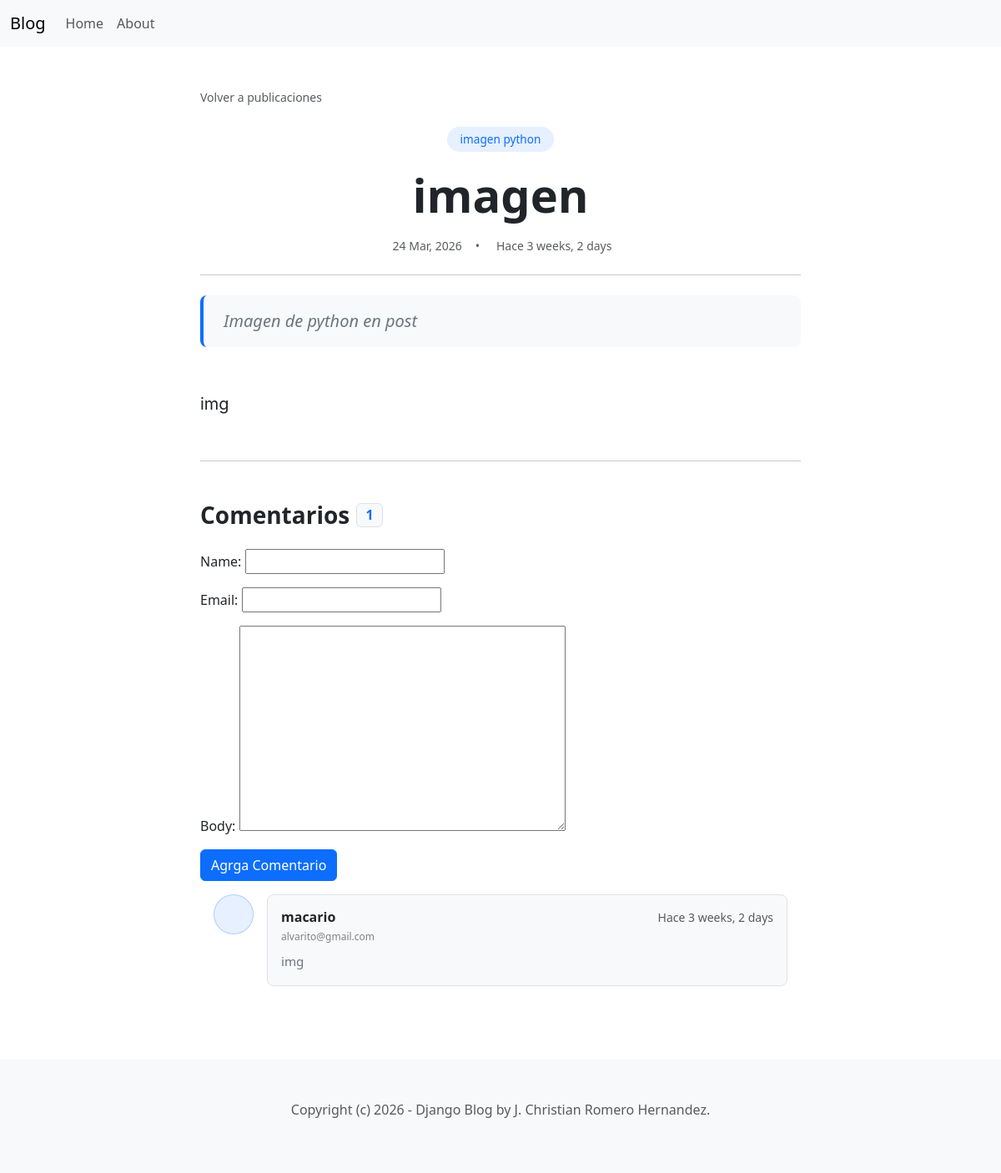
/blog/2/, run on an earlier commit of the app's database.
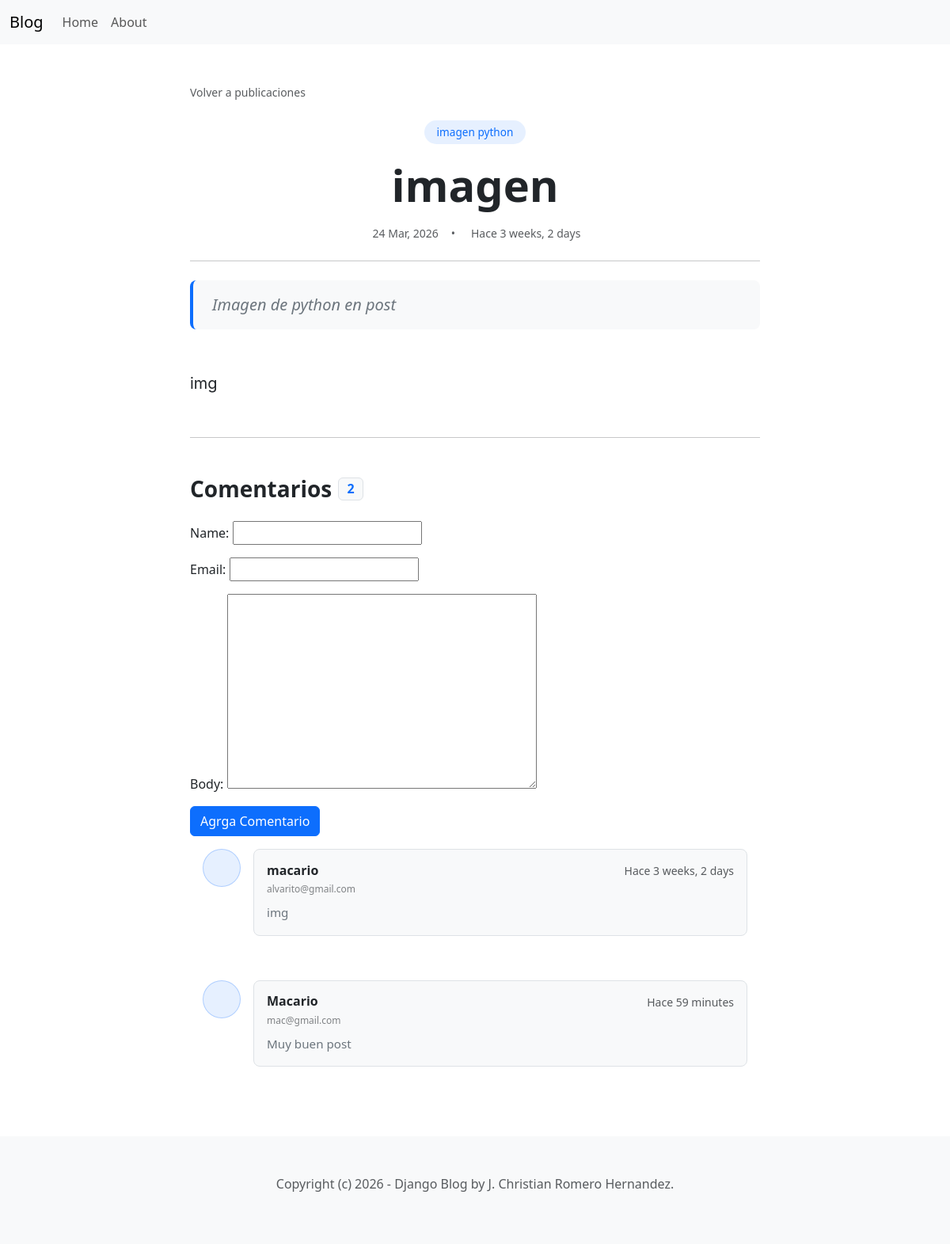
And on a later commit of the database.
### blog/models.py (models this page shows, shortened)
class Post(models.Model):
    ACTIVE = 'active'
    DRAFT = 'draft'
    CHOICES_STATUS = (
        (ACTIVE, 'Active'),
        (DRAFT, 'Draft'),
    )
    category = models.ForeignKey(Category, related_name='post', on_delete=models.CASCADE)
    title = models.CharField(max_length=225)
    intro = models.TextField()
    body = models.TextField()
    created_at = models.DateTimeField(auto_now_add=True)
    status = models.CharField(max_length=10, choices=CHOICES_STATUS, default=ACTIVE)
    image = models.ImageField(upload_to='upload/', blank=True, null=True)

class Comment(models.Model):
    post = models.ForeignKey(Post, related_name='comments', on_delete=models.CASCADE)
    name = models.CharField(max_length=225)
    email = models.EmailField()
    body = models.TextField()
    created_at = models.DateTimeField(auto_now_add=True)

class Category(models.Model):
    title = models.CharField(max_length=225)
    class Meta:
        ordering = ('title',)
        verbose_name_plural = 'Categories'
    def __str__(self):
        return self.title

### blog/views.py (the view)
# urls.py: path('blog/<int:id>/', detail, name='post_detail'),
def detail(request, id):
    post = get_object_or_404(Post, id = id, status=Post.ACTIVE)
    if request.method =='POST':
        form = CommentForm (request.POST)
        if form.is_valid():
            comment = form.save(commit=False)
            comment.post = post
            comment.save()
            return redirect('post_detail', id=id)
    else:
            form = CommentForm()
    context = {
        'post': post,
        'form': form
    }
    return render(request, 'blog/detail.html', context)

### blog/forms.py
class CommentForm(forms.ModelForm):
    class Meta:
        model = Comment
        fields = ['name', 'email', 'body']

### blog/templates/blog/detail.html (shortened to what this page needs)
{% extends 'blog/base.html' %}
{% block content %}
<div class="container py-5">
    <div class="row justify-content-center">
        <div class="col-lg-8">
            <nav aria-label="breadcrumb" class="mb-4">
                <a href="{% url 'home' %}" class="text-decoration-none text-muted small transition-all hover-link">
                     Volver a publicaciones
                </a>
            </nav>
            <article class="blog-post">
                <header class="mb-4 text-center"> <div class="mb-3">
                        <span class="badge rounded-pill bg-primary bg-opacity-10 text-primary px-3 py-2 fs-7 fw-medium">
                            {{ post.category }}
                        </span>
                    </div>
                    <h1 class="display-4 fw-extrabold mb-3 lh-sm text-dark">{{ post.title }}</h1>
                    <div class="text-muted d-flex align-items-center gap-3 justify-content-center small">
                        <span> {{ post.created_at|date:"d M, Y" }}</span>
                        <span>•</span>
                        <span> Hace {{ post.created_at|timesince }}</span>
                    </div>
                </header>
                <hr class="my-4 opacity-25">
                <div class="lead fw-normal text-secondary mb-5 px-4 py-3 bg-light rounded-3 border-start border-4 border-primary quote-container">
                    {{ post.intro }}
                </div>
                <div class="post-body lh-lg fs-5 mb-5 text-dark">
                    {{ post.body|linebreaks }}
                </div>
            </article>
            <hr class="my-5 opacity-25">
            <section id="comments">
                <h3 class="mb-4 d-flex align-items-center fw-bold">
                    Comentarios
                    <span class="badge bg-light text-primary ms-2 fs-6 border">{{ post.comments.count }}</span>
                </h3>
                <form action="" method="post">
                    {{ form.as_p}}
                    <button type="submit" class="btn btn-primary mb3">
                        Agrga Comentario
                    </button>
                </form>
                {% for comment in post.comments.all %}
                <div class="d-flex mb-4 p-3 rounded-3 hover-bg-light transition-all">
                    <div class="flex-shrink-0">
                        <div class="bg-primary bg-opacity-10 rounded-circle d-flex align-items-center justify-content-center border border-primary border-opacity-25"
                             style="width: 48px; height: 48px;">
                        </div>
                    </div>
                    <div class="flex-grow-1 ms-3">
                        <div class="p-3 bg-light rounded-3 border">
                            <div class="d-flex justify-content-between align-items-center mb-1">
                                <h6 class="mb-0 fw-bold text-dark">{{ comment.name }}</h6>
                                <small class="text-muted small">Hace {{ comment.created_at|timesince }}</small>
                            </div>
                            <div class="text-muted small mb-2 opacity-75" style="font-size: 0.75rem;">{{ comment.email }}</div>
                            <p class="mb-0 text-secondary" style="font-size: 0.95rem; line-height: 1.6;">
                                {{ comment.body }}
                            </p>
                        </div>
                    </div>
                </div>
                {% empty %}
                <div class="text-center py-4 bg-light rounded-3 border border-dashed">
                    <i class="bi bi-chat-left-dots text-muted fs-1"></i>
                    <p class="text-muted mt-2">Sé el primero en dejar un comentario.</p>
                </div>
                {% endfor %}
            </section>
        </div>
    </div>
</div>
{% endblock %}

What changed in the data, as far as the page shows it:
computed for Post "imagen": comments.count "1" → "2"
added Comment: name "Macario", created_at "59 minutes", email "mac@gmail.com", body "Muy buen post"
